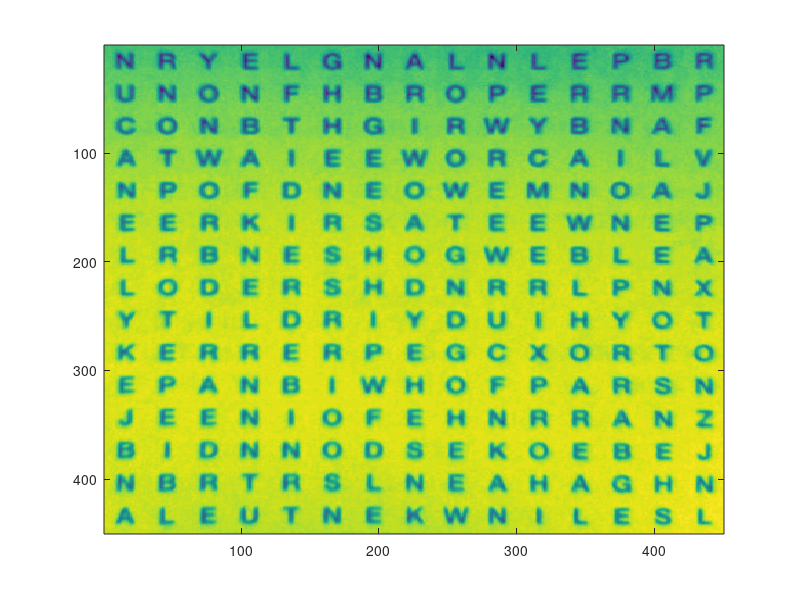

MATLAB code for this plot: (Note: this script raises an error after producing the figure.)
function trial2()
	load assignment2.mat

	% 1. Preprocessing
	pixel_features = [];    % each row is a sample of 900 pixel values

	imagesc(reshape(test1,450,450));
	% 1.1 Loop through each 30x30 square 
	for r=1:15
		for c=1:15
		    r_start = ((r*30)-29);
		    r_end = r*30;
		    c_start = ((c*30)-29);
		    c_end = c*30;
		    img_matrix = reshape(test1(r_start:r_end,c_start:c_end),1,[]);
		    pixel_features = vertcat(pixel_features,img_matrix);
		end
	end

	% Compute the pca coponents
	covx = cov(train_data);
	[V,d] = eigs(covx,11);

	% project the data onto the pca axes
	pca_train_data = (train_data - repmat(mean(train_data), 699, 1)) * V;
	pca_test_data = (pixel_features - repmat(mean(train_data),225,1)) * V;

	% select 10 features
	pca_test_reduced = pca_test_data(:,2:11);
	pca_train_reduced = pca_train_data(:,2:11);

	% perform the search
	for i=1:size(words)(1)
		search_word(words(i),test1, pca_train_reduced, train_labels, img_matrix, pca_test_reduced)
	end
end

function search_word(word,img_vector, train_data, train_labels,img_matrix,pixel_features)
	alphabet = ['A' 'B' 'C' 'D' 'E' 'F' 'G' 'H' 'I' 'J' 'K' 'L' 'M' 'N' 'O' 'P' 'Q' 'R' 'S' 'T' 'U' 'V' 'W' 'X' 'Y' 'Z' ' '];

	% 2. Classification
	% find reduced training set
	labels = classify(train_data,train_labels,pixel_features);
	labels = alphabet(labels);

	% 2.2 Reshape this vector to a 15x15 matrix of letters
	labels = transpose(reshape(labels,15,15));

	% 3. Select a search word
	word = char(word);

	% 4. Perform the search
	[ start_row, start_col, end_row, end_col ] = search_labels(labels,word);

	% 5. Display the result
	% imagesc(reshape(img_vector,450,450));

	% 5.1 Convert the start/end rows/cols to pixel coordinates where each pixel is the center of that character square
	y1 = 14+30*(start_row-1);
	x1 = 14+30*(start_col-1);
	y2 = 14+30*(end_row-1);
	x2 = 14+30*(end_col-1);

	hold on
	plot([x1,x2],[y1,y2])
	colormap(gray);
end
